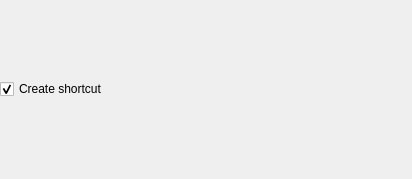
<?xml version="1.0" encoding="UTF-8"?>
<ui version="4.0">
 <class>ShortcutCheckBoxForm</class>
 <widget class="QWidget" name="ShortcutCheckBoxForm">
  <property name="geometry">
   <rect>
    <x>0</x>
    <y>0</y>
    <width>412</width>
    <height>179</height>
   </rect>
  </property>
  <layout class="QVBoxLayout" name="verticalLayout">
   <property name="margin">
    <number>0</number>
   </property>
   <item>
    <widget class="QCheckBox" name="shortcutCheckBox">
     <property name="text">
      <string>Create shortcut</string>
     </property>
     <property name="checked">
      <bool>true</bool>
     </property>
     <property name="tristate">
      <bool>false</bool>
     </property>
    </widget>
   </item>
  </layout>
 </widget>
 <resources/>
 <connections/>
</ui>
